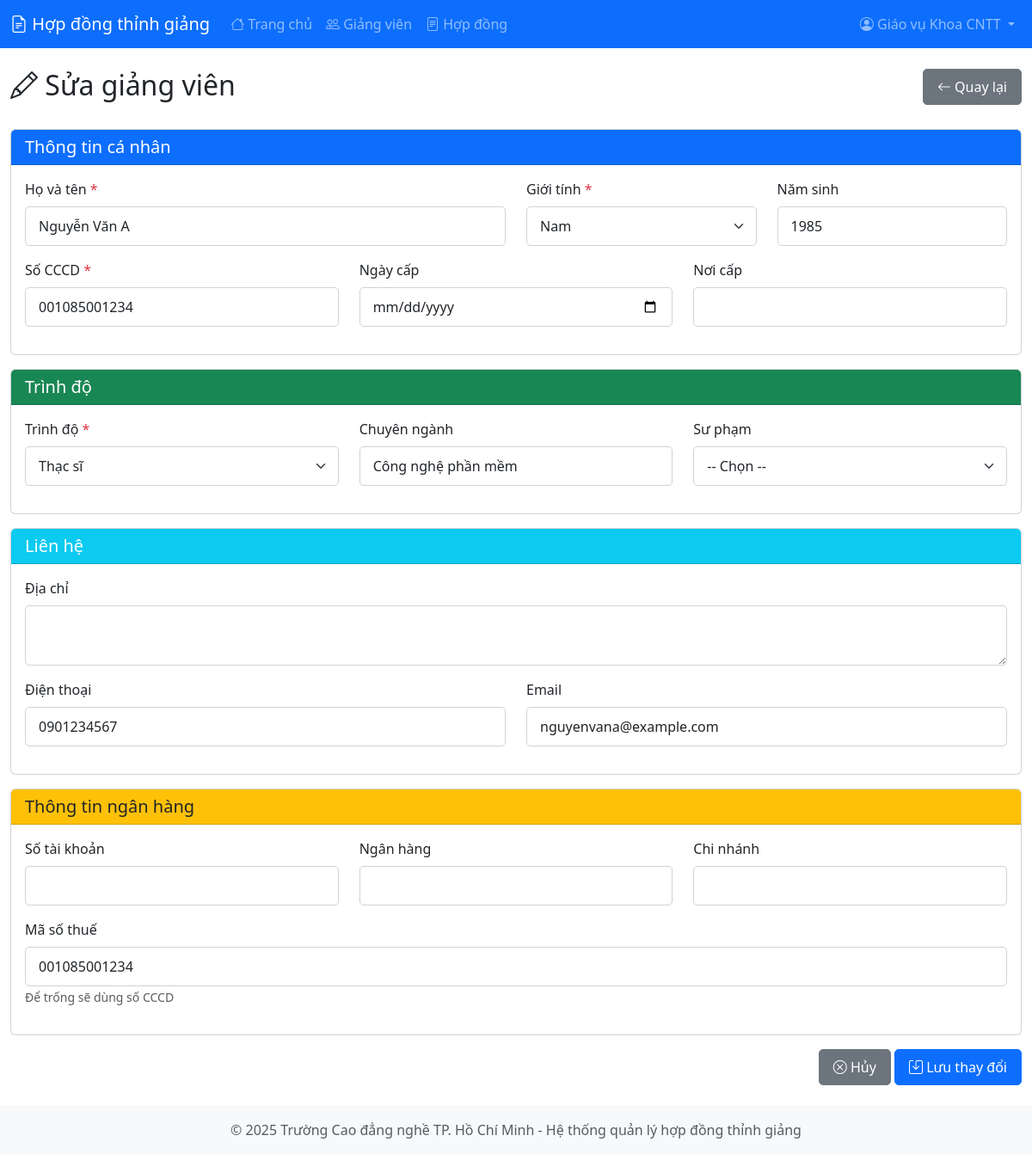
Screenshot of /lecturer_edit.php?id=1 (signed in) with the database file from the repository.
### tables this page shows
CREATE TABLE `lecturers` (
  `id` int(11) NOT NULL,
  `faculty_id` int(11) NOT NULL,
  `full_name` varchar(100) NOT NULL,
  `gender` enum('Nam','Nữ') NOT NULL,
  `birth_year` int(11) DEFAULT NULL,
  `id_number` varchar(12) NOT NULL,
  `id_issued_date` date DEFAULT NULL,
  `id_issued_place` varchar(200) DEFAULT NULL,
  `education_level` enum('Đại học','Thạc sĩ','Tiến sĩ') NOT NULL,
  `major` varchar(200) DEFAULT NULL,
  `pedagogy` enum('Có','Không') DEFAULT NULL,
  `address` text DEFAULT NULL,
  `phone` varchar(20) DEFAULT NULL,
  `email` varchar(100) DEFAULT NULL,
  `bank_account` varchar(50) DEFAULT NULL,
  `bank_name` varchar(100) DEFAULT NULL,
  `bank_branch` varchar(200) DEFAULT NULL,
  `tax_code` varchar(20) DEFAULT NULL,
  `is_active` tinyint(1) DEFAULT 1,
  `created_at` timestamp NOT NULL DEFAULT current_timestamp(),
  `updated_at` timestamp NOT NULL DEFAULT current_timestamp() ON UPDATE current_timestamp()
);

### lecturer_edit.php (the view, shortened to what this page needs)
<?php
$database = new Database();
$conn = $database->getConnection();
$id = $_GET['id'];
$query = "SELECT * FROM lecturers WHERE id = :id AND faculty_id = :faculty_id";
$stmt = $conn->prepare($query);
$stmt->bindParam(':id', $id);
$stmt->bindParam(':faculty_id', $_SESSION['faculty_id']);
$stmt->execute();
$lecturer = $stmt->fetch();
include 'includes/header.php';
?>
<div class="row mb-4">
    <div class="col-md-6">
        <h2><i class="bi bi-pencil"></i> Sửa giảng viên</h2>
    </div>
    <div class="col-md-6 text-end">
        <a href="lecturers.php" class="btn btn-secondary">
            <i class="bi bi-arrow-left"></i> Quay lại
        </a>
    </div>
</div>
<form method="POST" action="">
    <div class="card mb-3">
        <div class="card-header bg-primary text-white">
            <h5 class="mb-0">Thông tin cá nhân</h5>
        </div>
        <div class="card-body">
            <div class="row">
                <div class="col-md-6 mb-3">
                    <label class="form-label">Họ và tên <span class="text-danger">*</span></label>
                    <input type="text" class="form-control" name="full_name"
                           value="<?php echo $lecturer['full_name']; ?>" required>
                </div>
                <div class="col-md-3 mb-3">
                    <label class="form-label">Giới tính <span class="text-danger">*</span></label>
                    <select class="form-select" name="gender" required>
                        <option value="Nam" <?php echo $lecturer['gender'] === 'Nam' ? 'selected' : ''; ?>>Nam</option>
                    </select>
                </div>
                <div class="col-md-3 mb-3">
                    <label class="form-label">Năm sinh</label>
                    <input type="number" class="form-control" name="birth_year"
                           value="<?php echo $lecturer['birth_year']; ?>" min="1950" max="2010">
                </div>
                <div class="col-md-4 mb-3">
                    <label class="form-label">Số CCCD <span class="text-danger">*</span></label>
                    <input type="text" class="form-control" name="id_number"
                           value="<?php echo $lecturer['id_number']; ?>" maxlength="12" required>
                </div>
                <div class="col-md-4 mb-3">
                    <label class="form-label">Ngày cấp</label>
                    <input type="date" class="form-control" name="id_issued_date"
                           value="<?php echo $lecturer['id_issued_date']; ?>">
                </div>
                <div class="col-md-4 mb-3">
                    <label class="form-label">Nơi cấp</label>
                    <input type="text" class="form-control" name="id_issued_place"
                           value="<?php echo $lecturer['id_issued_place']; ?>">
                </div>
            </div>
        </div>
    </div>
    <div class="card mb-3">
        <div class="card-header bg-success text-white">
            <h5 class="mb-0">Trình độ</h5>
        </div>
        <div class="card-body">
            <div class="row">
                <div class="col-md-4 mb-3">
                    <label class="form-label">Trình độ <span class="text-danger">*</span></label>
                    <select class="form-select" name="education_level" required>
                        <option value="Thạc sĩ" <?php echo $lecturer['education_level'] === 'Thạc sĩ' ? 'selected' : ''; ?>>Thạc sĩ</option>
                    </select>
                </div>
                <div class="col-md-4 mb-3">
                    <label class="form-label">Chuyên ngành</label>
                    <input type="text" class="form-control" name="major"
                           value="<?php echo $lecturer['major']; ?>">
                </div>
                <div class="col-md-4 mb-3">
                    <label class="form-label">Sư phạm</label>
                    <select class="form-select" name="pedagogy">
                        <option value="">-- Chọn --</option>
                    </select>
                </div>
            </div>
        </div>
    </div>
    <div class="card mb-3">
        <div class="card-header bg-info text-white">
            <h5 class="mb-0">Liên hệ</h5>
        </div>
        <div class="card-body">
            <div class="row">
                <div class="col-md-12 mb-3">
                    <label class="form-label">Địa chỉ</label>
                    <textarea class="form-control" name="address" rows="2"><?php echo $lecturer['address']; ?></textarea>
                </div>
                <div class="col-md-6 mb-3">
                    <label class="form-label">Điện thoại</label>
                    <input type="text" class="form-control" name="phone"
                           value="<?php echo $lecturer['phone']; ?>">
                </div>
                <div class="col-md-6 mb-3">
                    <label class="form-label">Email</label>
                    <input type="email" class="form-control" name="email"
                           value="<?php echo $lecturer['email']; ?>">
                </div>
            </div>
        </div>
    </div>
    <div class="card mb-3">
        <div class="card-header bg-warning text-dark">
            <h5 class="mb-0">Thông tin ngân hàng</h5>
        </div>
        <div class="card-body">
            <div class="row">
                <div class="col-md-4 mb-3">
                    <label class="form-label">Số tài khoản</label>
                    <input type="text" class="form-control" name="bank_account"
                           value="<?php echo $lecturer['bank_account']; ?>">
                </div>
                <div class="col-md-4 mb-3">
                    <label class="form-label">Ngân hàng</label>
                    <input type="text" class="form-control" name="bank_name"
                           value="<?php echo $lecturer['bank_name']; ?>">
                </div>
                <div class="col-md-4 mb-3">
                    <label class="form-label">Chi nhánh</label>
                    <input type="text" class="form-control" name="bank_branch"
                           value="<?php echo $lecturer['bank_branch']; ?>">
                </div>
                <div class="col-md-12 mb-3">
                    <label class="form-label">Mã số thuế</label>
                    <input type="text" class="form-control" name="tax_code"
                           value="<?php echo $lecturer['tax_code']; ?>">
                    <small class="text-muted">Để trống sẽ dùng số CCCD</small>
                </div>
            </div>
        </div>
    </div>
    <div class="text-end">
        <button type="button" class="btn btn-secondary" onclick="history.back()">
            <i class="bi bi-x-circle"></i> Hủy
        </button>
        <button type="submit" class="btn btn-primary">
            <i class="bi bi-save"></i> Lưu thay đổi
        </button>
    </div>
</form>
<?php include 'includes/footer.php'; ?>

### assets/css/style.css (style rules this page uses)
:root { --primary-color: #0d6efd; --secondary-color: #6c757d; --success-color: #198754; --danger-color: #dc3545; --warning-color: #ffc107; }
body { font-family: 'Segoe UI', Tahoma, Geneva, Verdana, sans-serif; min-height: 100vh; display: flex; flex-direction: column; }
.btn { border-radius: 5px; padding: 8px 16px; font-weight: 500; transition: all 0.3s ease; }
.form-control, .form-select { border-radius: 5px; border: 1px solid #ced4da; padding: 10px 15px; }

### rows the page displays
lecturers: full_name "Nguyễn Văn A", gender "Nam", birth_year "1985", id_number "001085001234", education_level "Thạc sĩ", major "Công nghệ phần mềm", phone "0901234567", email "nguyenvana@example.com", tax_code "001085001234"

### other values shown
$_SESSION['full_name'] "Giáo vụ Khoa CNTT"
